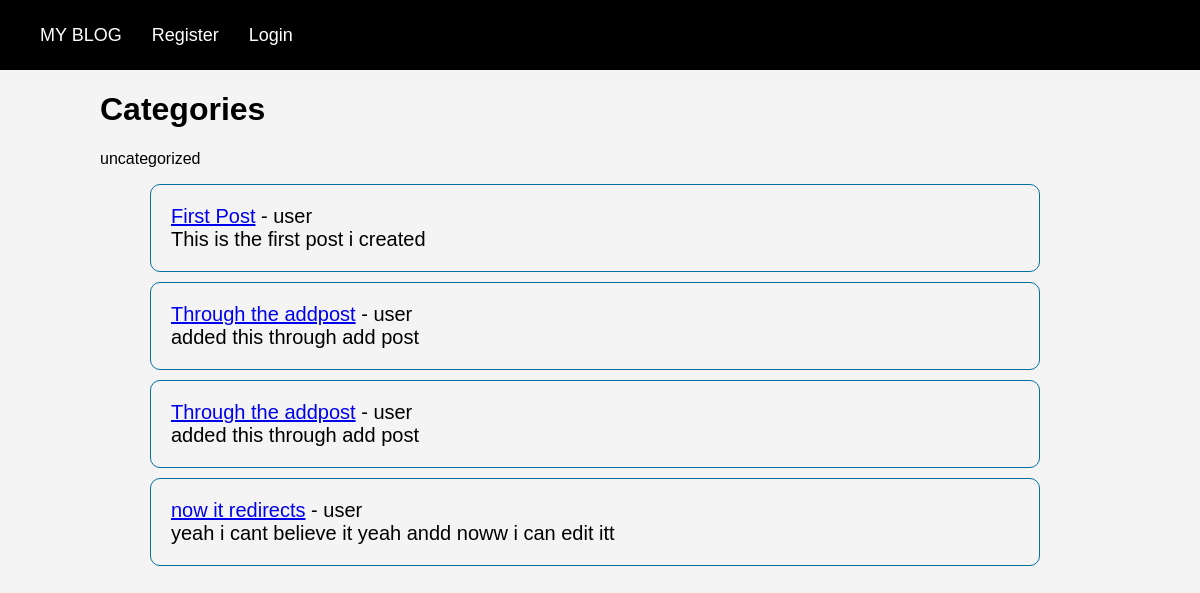
The page /category/uncategorized/ on the database its author committed.
### newblog/models.py (models this page shows, shortened)
class Post(models.Model):
    title = models.CharField(max_length=200)
    header_image=models.ImageField(null=True,blank=True,upload_to="images/")
    author = models.ForeignKey(User, on_delete=models.CASCADE)
    body = RichTextField(blank=True,null=True)
    post_date = models.DateField(auto_now_add=True)
    category = models.CharField(max_length=200, default="uncategorized")
    likes = models.ManyToManyField(User,related_name='blog_post')

### newblog/views.py (the view)
# urls.py: path('category/<str:cats>/', CategoryView, name='category'),
def CategoryView(request,cats):
    Category_posts = Post.objects.filter(category=cats)
    return render(request ,'categories.html',{'cats': cats, 'category_posts': Category_posts})

### newblog/templates/categories.html (shortened to what this page needs)
{% extends 'base.html' %}
{% block content %}
<h1> Categories</h1>
{{cats}}
<ul>
{% for posts in category_posts %}
<li><a href="{% url 'article-detail' posts.pk %}">
    {{ posts.title }}</a> - {{ posts.author }}</br>
    {{ posts.body|slice:":200" }}</li>
{% endfor %}
</ul>
{% endblock %}

### static/css/style.css (style rules this page uses)
body { font-family: Arial, sans-serif; margin: 0; padding: 0; background-color: #f4f4f4; color: #000000; }
.postcont ul { list-style: none; }
.postcont li { height: auto; width: 80%; border: 0.5px solid rgb(5, 111, 160); padding: 20px; margin: 10px; font-size: 20px; border-radius: 10px; }

### rows shown on the page
Post: title "First Post", author "user", body "This is the first post i created"
Post: title "Through the addpost", author "user", body "added this through add post"
Post: title "Through the addpost", author "user", body "added this through add post"
Post: title "now it redirects", author "user", body "yeah i cant believe it yeah andd noww i can edit itt"

### other values the page prints
{{ cats }} "uncategorized"
